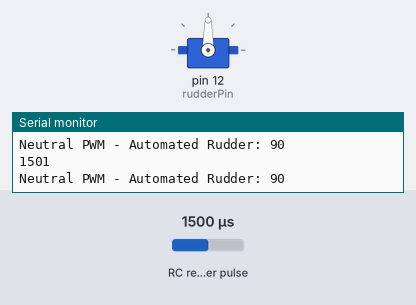
The sketch below on a simulated Arduino Nano, built with avr-gcc and run on an emulated ATmega328P. Parts: servo, the last lines printed to the serial monitor. Wiring (inferred from the names in the program): RC receiver channel: data pin 11. The test bench sets the inputs (shaded band); at power-on: RC receiver pulse 1500 µs.

Above: at 1.2 s.
1.3 s: RC receiver pulse (sensor on pin 11) set to 1020 µs
At 2.5 s:
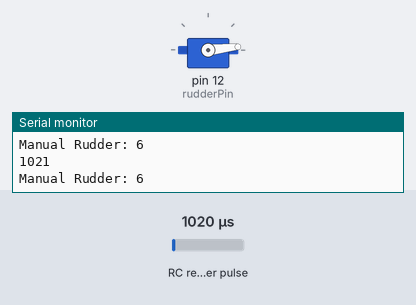
2.8 s: RC receiver pulse (sensor on pin 11) set to 1250 µs
At 3.6 s:
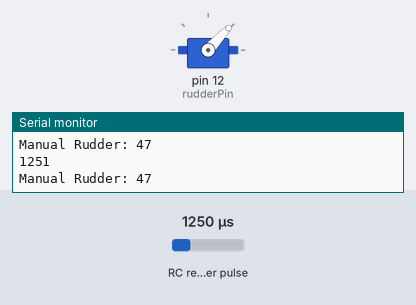
4.4 s: RC receiver pulse (sensor on pin 11) set to 1750 µs
At 5.6 s:
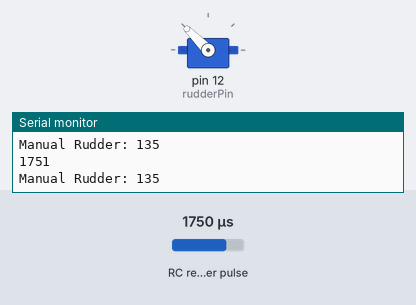
5.9 s: RC receiver pulse (sensor on pin 11) set to 1980 µs
At 6.8 s:
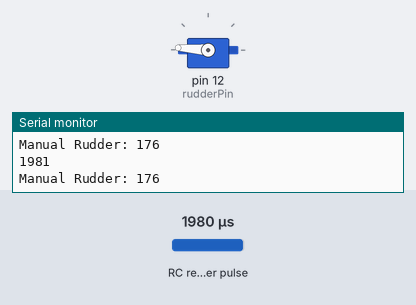
Timing chart, 0 to 8.9 s (numbered marks = the images above; inputs shaded):
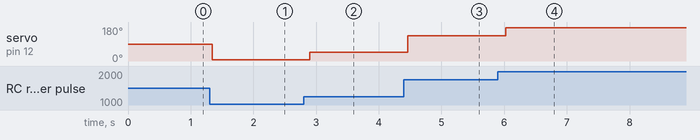

The sketch:

arduino_nano_child.ino
```cpp
//tester created 12-15-2024

#include <Wire.h>
#include <Servo.h>

Servo rudderServo;
const int rudderPin = 12;  // Pin connected to the servo signal
int ch4Pin = 11;           // Pin for PWM signal from the receiver

long ch4PWM = 0;           // Variable to store PWM signal from the receiver
int rudderPosition = 90;   // Default rudder position for manual inputs (neutral)
int autoRudderPosition = 90; // Default rudder position for automated inputs (from ESP32)

int rudderDeadband = 50;   // Deadband to filter out small fluctuations in PWM
int minPWM = 985;          // Minimum PWM value for the receiver (adjust as needed)
int maxPWM = 2000;         // Maximum PWM value for the receiver (adjust as needed)
int neutralPWM = 1490;     // Typical neutral PWM value for the receiver
int pwmChangeThreshold = 100;  // Lower threshold to detect large jumps (e.g., 1490 to 1113)

void setup() {
  Serial.begin(115200);
  Wire.begin(8);                // Set Arduino Nano I2C address to 8 (same as ESP32 master)
  Wire.onReceive(receiveData);  // Set the function to be called when data is received

  rudderServo.attach(rudderPin);      // Attach the servo to the specified pin
  rudderServo.write(rudderPosition);  // Start with neutral position (90 degrees)

  pinMode(ch4Pin, INPUT);  // Set the PWM input pin
}

void loop() {
  // Read PWM signal on ch4Pin from receiver
  ch4PWM = pulseIn(ch4Pin, HIGH);  // Read the pulse width of the PWM signal
  Serial.println(ch4PWM);

  // If the PWM signal is outside the deadband (indicating manual input)
  if (ch4PWM < neutralPWM - rudderDeadband || ch4PWM > neutralPWM + rudderDeadband) {
    // Manual input is present, we can map the PWM directly to a rudder position
    int manualRudderPosition = map(ch4PWM, minPWM, maxPWM, 0, 180);  // Map PWM signal to rudder position
    rudderPosition = manualRudderPosition;

    Serial.print("Manual Rudder: ");
    Serial.println(rudderPosition);
  }
  else {
    // If the PWM signal is within the deadband range (neutral), use automated correction received via I2C
    Serial.print("Neutral PWM - Automated Rudder: ");
    Serial.println(autoRudderPosition);  // Update with the value received from ESP32

    // If the yaw rate correction from the ESP32 is valid, adjust the rudder position
    rudderPosition = autoRudderPosition;
  }

  // Move the servo to the desired position (either manual or automated)
  rudderServo.write(rudderPosition);

  delay(100);  // Short delay for stability
}

// Function to handle incoming I2C data (from ESP32)
void receiveData(int byteCount) {
  while (Wire.available()) {
    autoRudderPosition = Wire.read();  // Read the rudder position sent by ESP32
    // Ensure that the rudder position is within a valid range
    if (autoRudderPosition < 0) autoRudderPosition = 0;
    if (autoRudderPosition > 180) autoRudderPosition = 180;
    Serial.print("Received from ESP32: ");
    Serial.println(autoRudderPosition);  // Debug: print received position
  }
}
```

Measured:
- after the input at 1.3 s, servo on pin 12 (rudderPin): 90° → 6° at once
- after the input at 2.8 s, servo on pin 12 (rudderPin): 6° → 47° after 0.10 s
- after the input at 4.4 s, servo on pin 12 (rudderPin): 47° → 135° after 0.06 s
- after the input at 5.9 s, servo on pin 12 (rudderPin): 135° → 176° after 0.12 s
